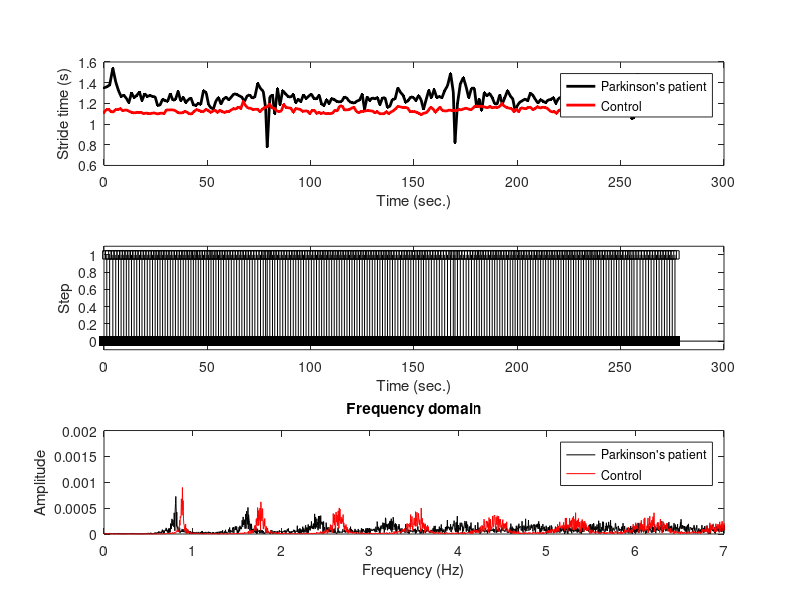

This figure's MATLAB source:
%% Rhythmicity in walking (gait)

%%
% Load the data
load gait.mat

figure(1), clf

% Plot the gait speed for Parkinson's patient and control
subplot(311)
plot(park(:,1),park(:,2),'k.-','linew',2)
hold on
plot(cont(:,1),cont(:,2),'r.-','linew',2)
xlabel('Time (sec.)'), ylabel('Stride time (s)')
legend({'Parkinson''s patient';'Control'})

% Define sampling rate
srate  = 1000;

% Create time series of steps
parkts = zeros(round(park(end,1)*1000),1);
parkts(round(park(2:end,1)*1000)) = 1;

% Time vector and number of time points
parktx = (0:length(parkts)-1)/srate;
parkn  = length(parktx);

% Repeat for control data
contts = zeros(round(cont(end,1)*1000),1);
contts(round(cont(2:end,1)*1000)) = 1;
conttx = (0:length(contts)-1)/srate;
contn  = length(conttx);

% Plot the time course of steps
subplot(312)
stem(parktx,parkts,'ks')
xlabel('Time (sec.)'), ylabel('Step')
set(gca,'ylim',[-.1 1.1])

% Compute power for both datasets
parkPow = 2*abs(fft(parkts)/parkn);
contPow = 2*abs(fft(contts)/contn);

% Compute separate frequencies vector for each subject
parkHz = linspace(0,srate/2,floor(parkn/2)+1);
contHz = linspace(0,srate/2,floor(contn/2)+1);

% Show power spectra
subplot(313)
plot(parkHz(2:end),parkPow(2:length(parkHz)),'k')
hold on
plot(contHz(2:end),contPow(2:length(contHz)),'r')
set(gca,'xlim',[0 7])
xlabel('Frequency (Hz)'), ylabel('Amplitude')
title('Frequency domain')
legend({'Parkinson''s patient';'Control'})

% SOURCES:
%  Data downloaded from https://physionet.org/physiobank/database/gaitdb/
%   Parkinson's patient data is pd1-si.txt
%   Young control data is y1-23.si.txt

%% end